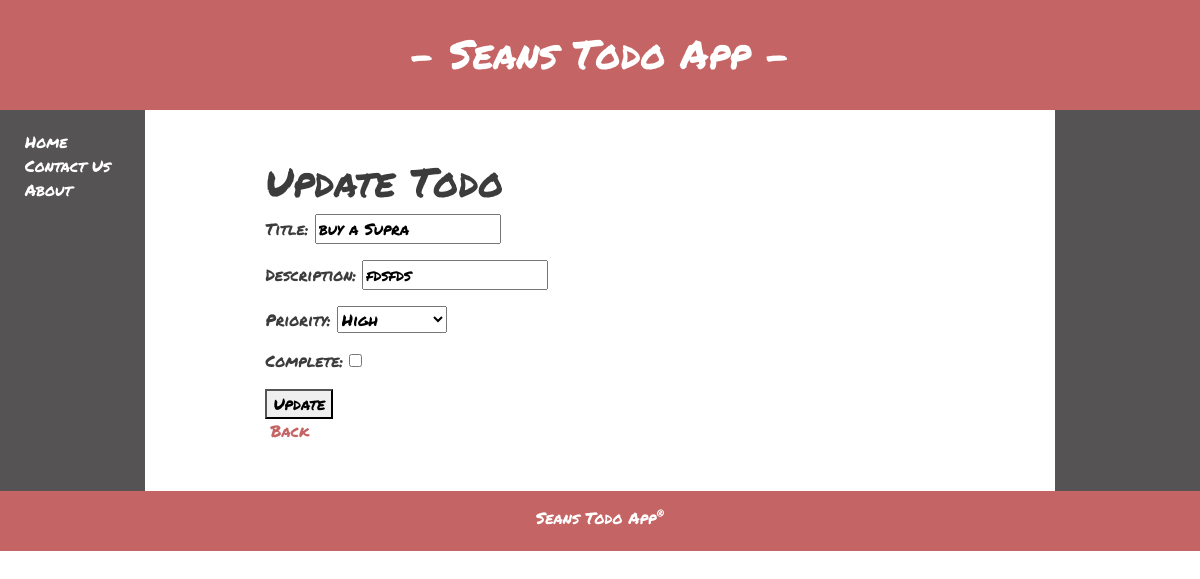
The page /update/4/ on the database its author committed.
### todo_app/models.py (models this page shows, shortened)
class Todo(models.Model):
    title = models.CharField(max_length=30)
    description = models.CharField(max_length=200, null=True, blank=True)
    priority = models.CharField(max_length=6, choices=CHOICES)
    complete = models.BooleanField(default=False)
    created = models.DateTimeField(auto_now_add=True)
    updated = models.DateTimeField(auto_now=True)

### todo_app/views.py (the view)
# urls.py: path('update/<int:pk>/', TodoUpdate.as_view(), name='update'),
class TodoUpdate(UpdateView):
    model = Todo
    fields = '__all__'
    template_name = 'todo_app/update.html'
    success_url = reverse_lazy('index')

### todo_app/templates/todo_app/update.html (shortened to what this page needs)
{% extends 'todo_app/base.html' %}
{% load static %}
{% block content %}
    <h1>Update Todo</h1>
    <form action="" method="POST">
        {{form.as_p}}
        <button type="submit">Update</button>
    </form>
    <a href="{% url 'index' %}">Back</a>
{% endblock content %}

### todo_app/static/todo_app/stylesheet.css (style rules this page uses)
body { display:flex; flex-direction: column; height: 750px; font-family: 'Permanent Marker', cursive; background-color: rgb(255, 255, 255); color: rgb(60, 60, 61); }
a { margin-top: 10px; margin-left: 5px; text-decoration: none; color: rgb(197, 100, 100) }
button { margin-right: 25px; }

### rows shown on the page
Todo: title "buy a Supra", description "fdsfds", priority "High"
